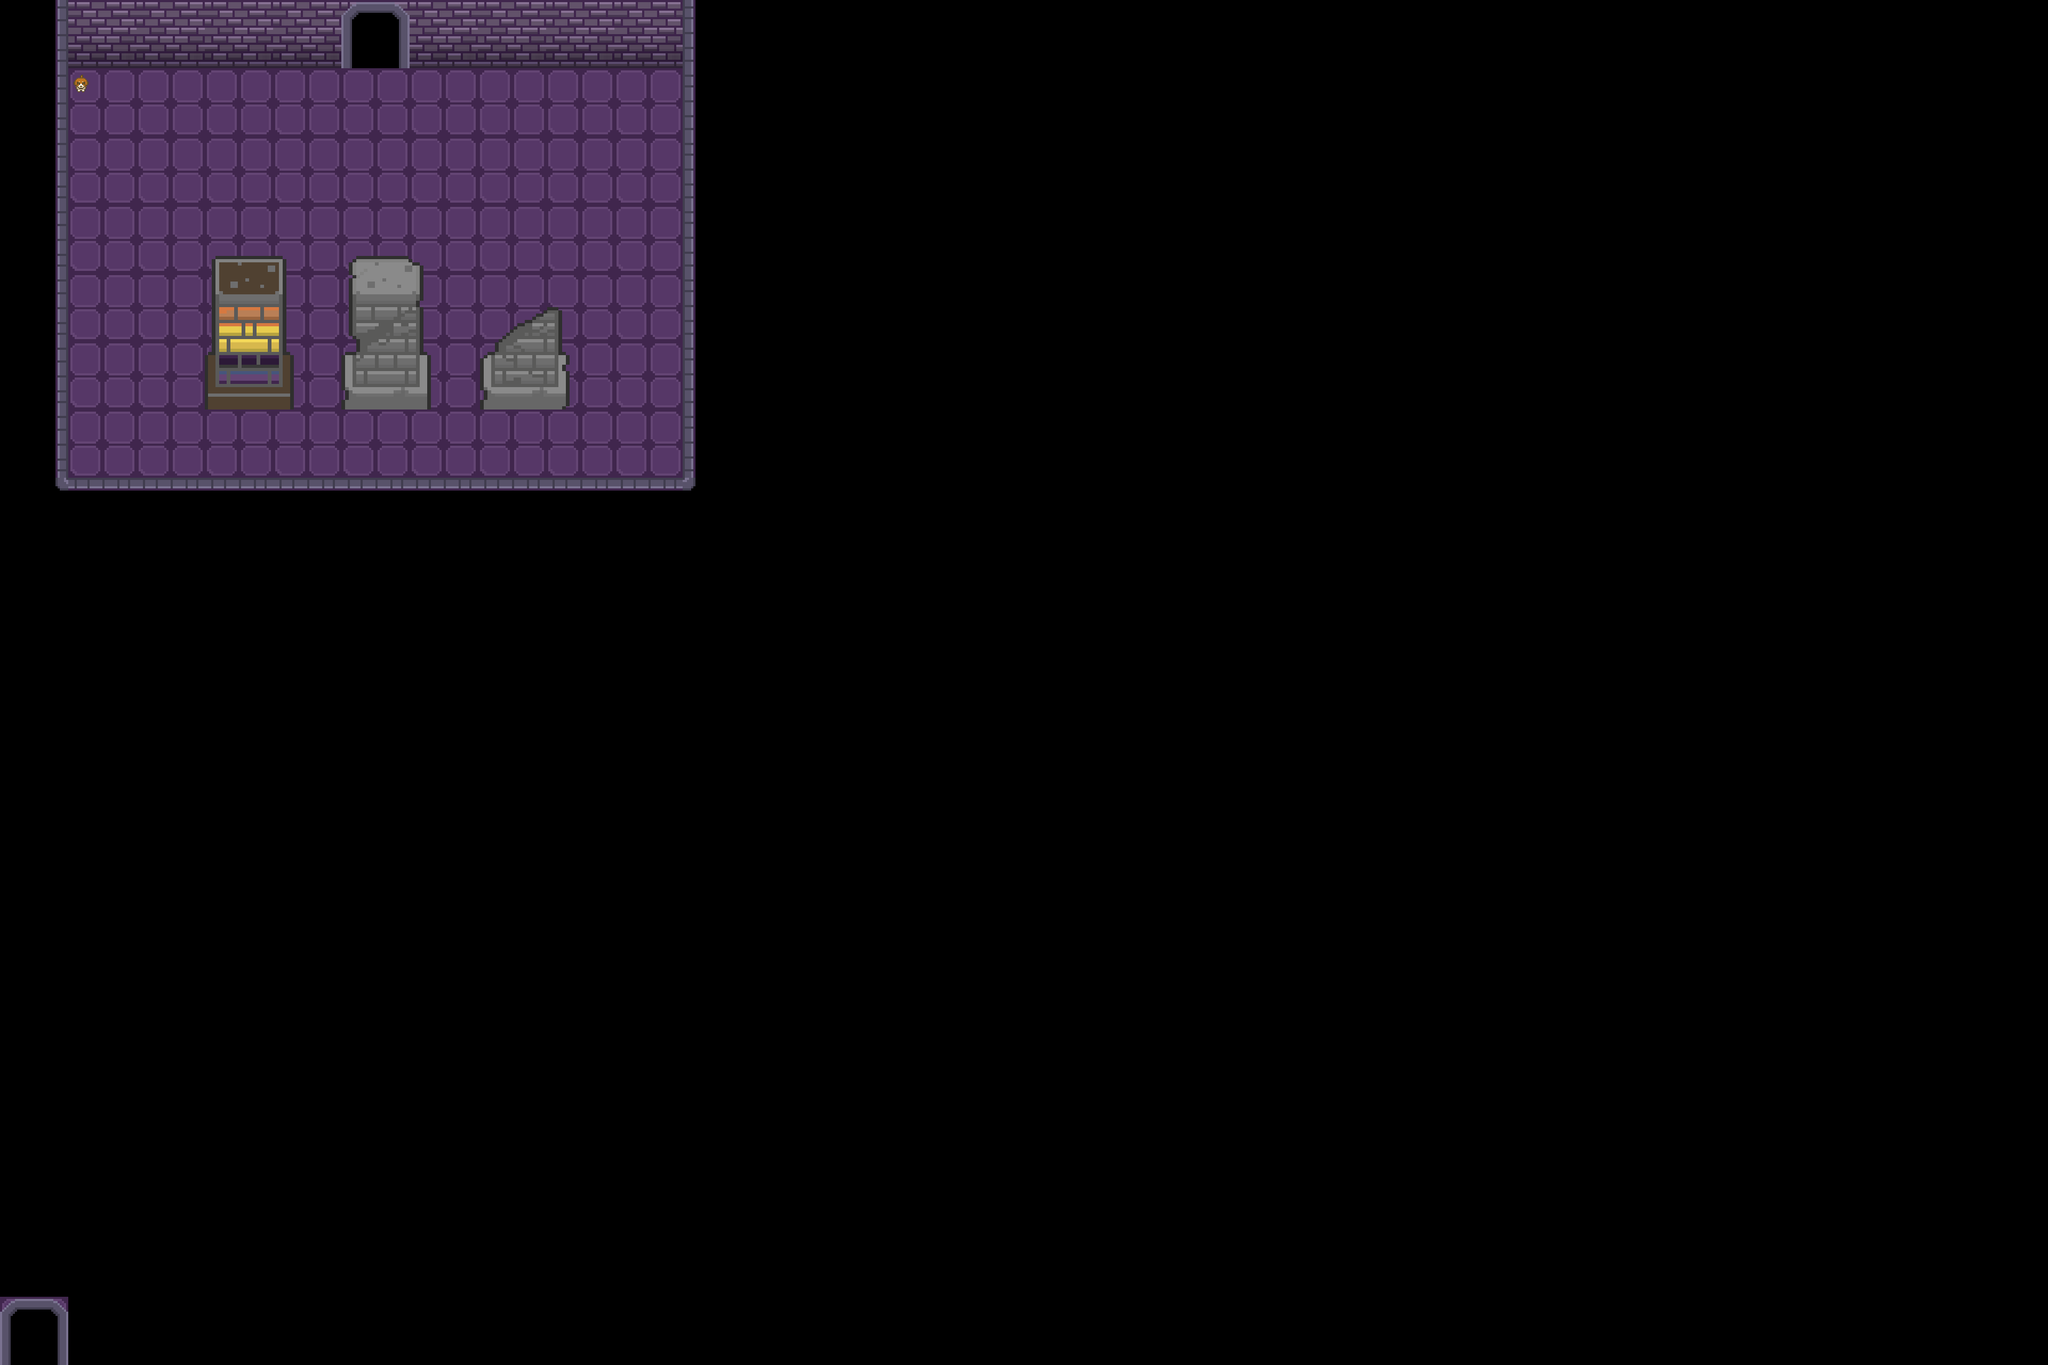

This is a level from a 2D game, rendered from its Tiled map with the project's own tilesets. A one-line summary and the map file follow, with tile-layer data summarised:
An orthogonal 30x20 tile map with 128x128 px tiles, 7 tile layers (floor, boundary, wall, objects, ...), 3 tilesets and 2 objects (player, hanoi).

<map version="1.10" tiledversion="1.11.0" orientation="orthogonal" renderorder="right-down" width="30" height="20" tilewidth="128" tileheight="128" infinite="0" nextlayerid="12" nextobjectid="27">
 <tileset firstgid="1" source="dungeon_tile.tsx" />
 <tileset firstgid="101" source="dungeon_tile2.tsx" />
 <tileset firstgid="726" source="easy/dungeon_tile2.tsx" />
 <layer id="1" name="floor" width="30" height="20">
  <data>[600 cells, 55 non-empty, 2 distinct tile ids]</data>
 </layer>
 <layer id="3" name="boundary" width="30" height="20">
  <data>[600 cells, 33 non-empty, 6 distinct tile ids]</data>
 </layer>
 <layer id="4" name="wall" width="30" height="20">
  <data>[600 cells, 35 non-empty, 4 distinct tile ids]</data>
 </layer>
 <objectgroup id="2" name="player" offsetx="-7" offsety="1">
  <object id="2" name="player" x="710.545" y="233.758" />
 </objectgroup>
 <objectgroup id="9" name="capecao" />
 <layer id="10" name="objects" width="30" height="20">
  <data>[600 cells, 0 non-empty, 0 distinct tile ids]</data>
 </layer>
 <layer id="8" name="puzzle" width="30" height="20">
  <properties>
   <property name="puzzle" value="hanoi" />
  </properties>
  <data>[600 cells, 18 non-empty, 17 distinct tile ids]</data>
 </layer>
 <layer id="7" name="door" width="30" height="20">
  <data>[600 cells, 1 non-empty, 1 distinct tile ids]</data>
 </layer>
 <objectgroup id="5" name="door">
  <object id="3" name="hanoi" x="640" y="0">
   <properties>
    <property name="path" value="../map/hub.tmx" />
    <property name="player" value="hanoi" />
   </properties>
  </object>
 </objectgroup>
 <layer id="11" name="npc" width="30" height="20">
  <data>[600 cells, 1 non-empty, 1 distinct tile ids]</data>
 </layer>
</map>
